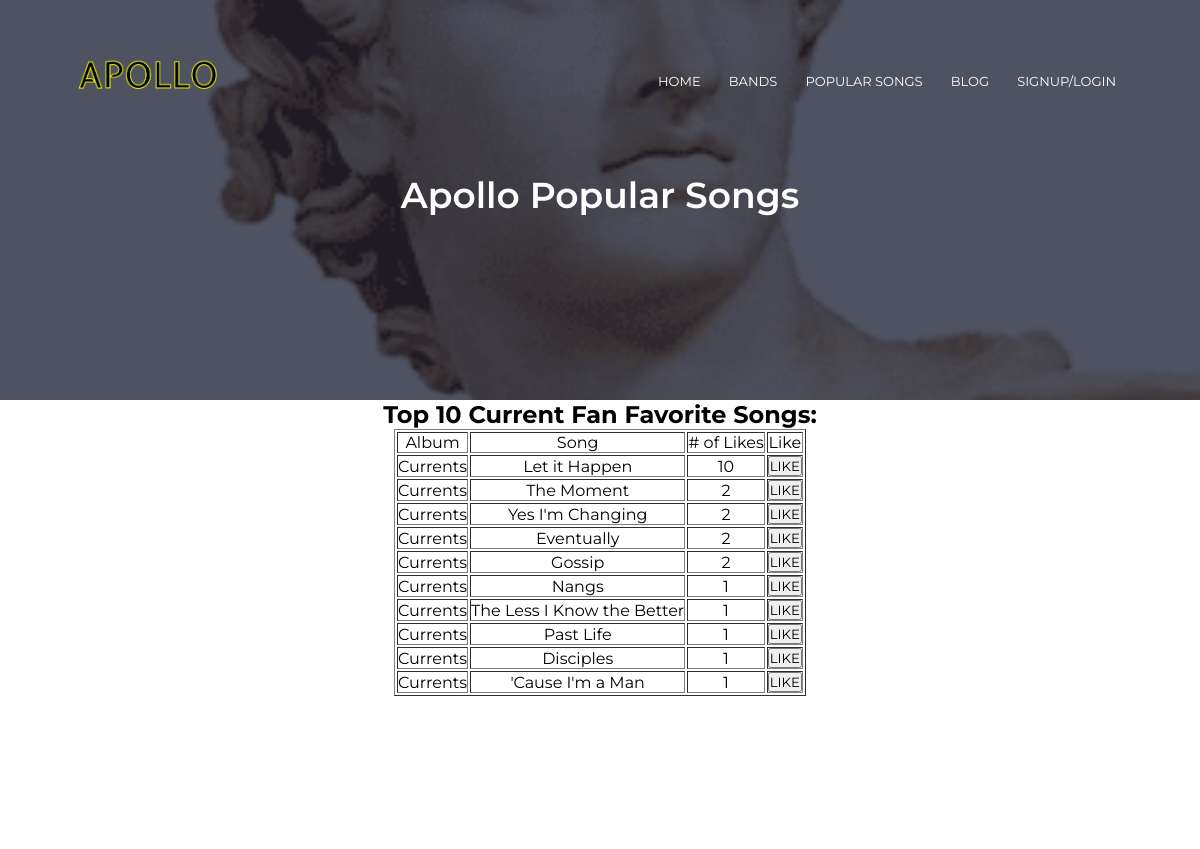
Page /popular-songs (upper part) on the earlier database version.
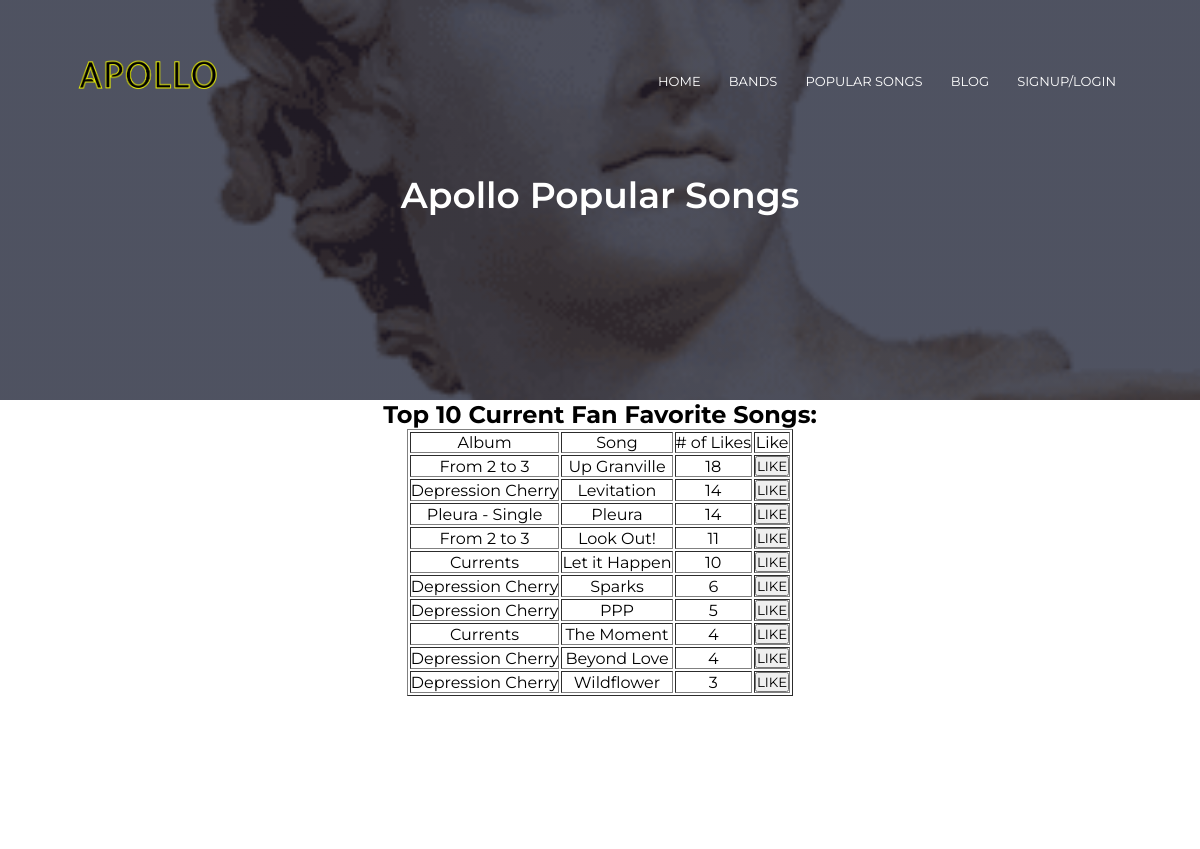
Same page on the later database version.
### models.py (models this page shows)
class User(UserMixin, db.Model):
    __tablename__ = 'user'
    id = db.Column(db.Integer, primary_key=True)
    email = db.Column(db.String(100), unique=True)
    password = db.Column(db.String(100))
    name = db.Column(db.String(100))
    account_type = db.Column(db.String(100))
    num_logins = db.Column(db.Integer)
    num_posts = db.Column(db.Integer)

class Discography(db.Model):
    __tablename__ = 'discography'
    id = db.Column(db.Integer, primary_key=True)
    user_id = db.Column(db.Integer)
    album = db.Column(db.String(100))
    song = db.Column(db.String(100))
    likes = db.Column(db.Integer)

### main.py (the view, shortened to what this page needs)
@main.route('/popular-songs', methods=['GET','POST'])
def popular():
    return render_template('popular-songs.html', top10_songs=db.session.query(User, Discography).filter(User.id == Discography.user_id).order_by(Discography.likes.desc()).limit(10))

### templates/popular-songs.html (shortened to what this page needs)
{% extends "header.html" %}
	{% block title %} Apollo Popular Songs {% endblock %}
	{% block content %}
	<h2 style="margin-left: auto; margin-right: auto; text-align: center;">Top 10 Current Fan Favorite Songs:</h2>
		<table border=1 style="margin-left: auto; margin-right: auto; text-align: center;">
			<thead>
			   <td>Album</td>
			   <td>Song</td>
			   <td># of Likes</td>
			   <td>Like</td>
			</thead>
			{% for song in top10_songs %}
			   <tr>
				  <td>{{song[1]["album"]}}</td>
				  <td>{{song[1]["song"]}}</td>
				  <td>{{song[1]["likes"]}}</td>
				  <td>
				   <form method ="post">
					 <button type="submit" name="like" value="{{ song[1]['album'] + '*' + song[1]['song']}}"> LIKE </button>
				   </form>
			   </tr>
			{% endfor %}
		</table>
	<section class="band">
		<div class="row">
			<div class="band-col">
			</div>
			<div class="band-col">
			</div>
		</div>
	</section>
{% endblock %}

Differences in the rows shown:
no longer on one of the page's lists (row edited): User: album "Currents", song "Yes I'm Changing", likes "2", song "Eventually", song "Gossip", song "Nangs", likes "1", song "The Less I Know the Better", song "Past Life", song "Disciples", song "'Cause I'm a Man"
now on this page (row unchanged): User: album "From 2 to 3", song "Up Granville", likes "18", song "Look Out!", likes "11"
now on this page (row unchanged): User: album "Depression Cherry", song "Levitation", likes "14", song "Sparks", likes "6", song "PPP", likes "5", song "Beyond Love", likes "4", song "Wildflower", likes "3"
now on this page (row unchanged): User: album "Pleura - Single", song "Pleura", likes "14"
changed User "Currents": likes "2" → "4"
